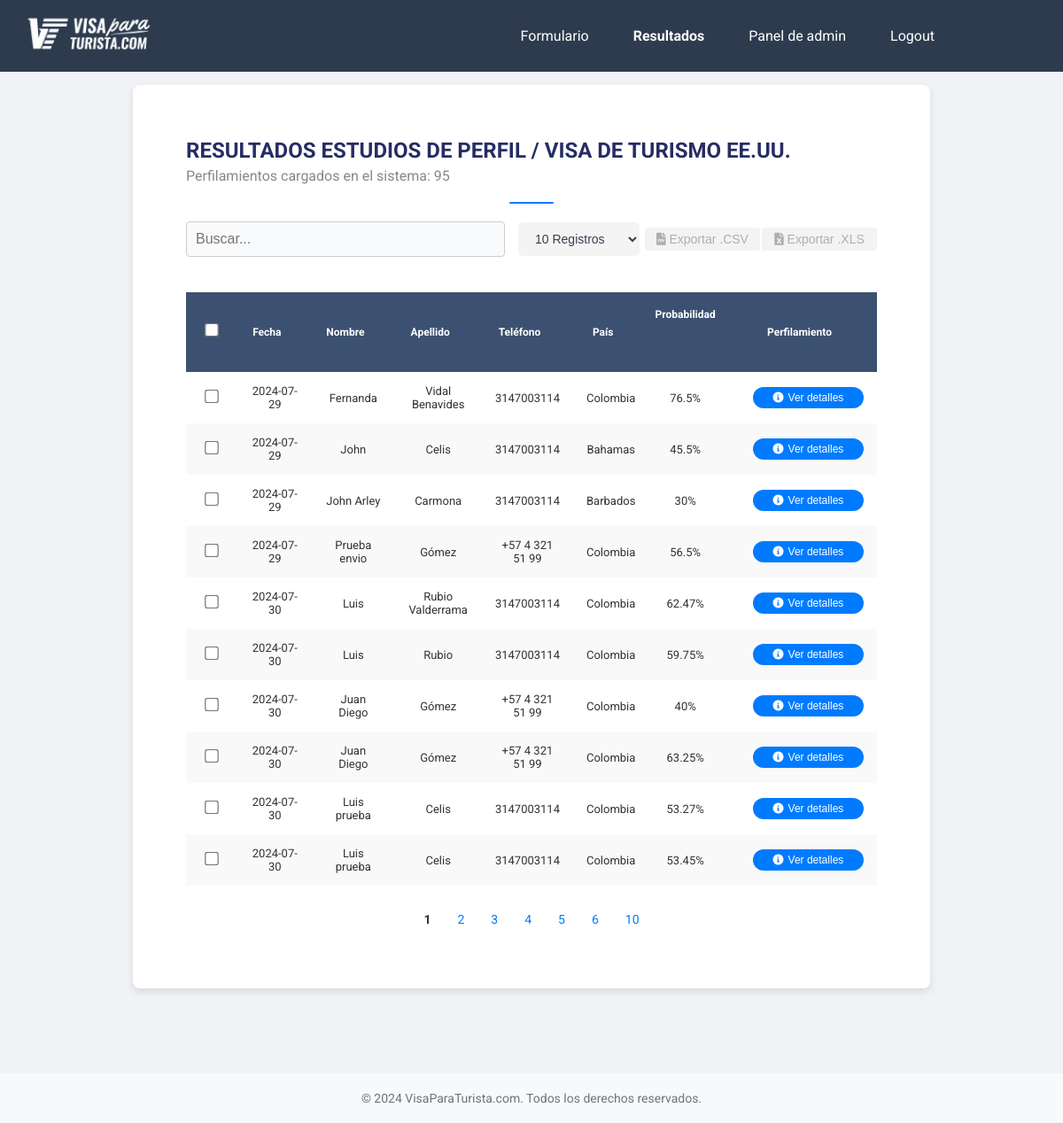
/results (signed in), run on the app's committed database.
### models.py (models this page shows)
class FormResult(db.Model):
  id = db.Column(db.Integer, primary_key=True)
  fecha = db.Column(db.String(50), nullable=False)
  nombre = db.Column(db.String(100), nullable=False)
  apellidos = db.Column(db.String(100), nullable=False)
  email = db.Column(db.String(100), nullable=False)
  telefono = db.Column(db.String(50), nullable=False)
  pais_residencia = db.Column(db.String(100), nullable=False)
  edad = db.Column(db.Integer, nullable=False)
  estado_civil = db.Column(db.String(50), nullable=False)
  hijos = db.Column(db.String(50), nullable=False)
  vivienda = db.Column(db.String(100), nullable=False)
  profesion = db.Column(db.String(100), nullable=False)
  nivel_educacion = db.Column(db.String(100), nullable=False)
  tiempo_empleo = db.Column(db.String(100), nullable=False)
  propietario = db.Column(db.String(50), nullable=False)
  ingresos = db.Column(db.Integer, nullable=False)
  impuestos = db.Column(db.String(50), nullable=False)
  propiedades = db.Column(db.String(100), nullable=False)
  viajes = db.Column(db.String(100), nullable=False)
  familiares_eeuu = db.Column(db.String(100), nullable=False)
  familiares_visa = db.Column(db.String(100), nullable=False)
  visa_negada = db.Column(db.String(100), nullable=False)
  antecedentes = db.Column(db.String(100), nullable=False)
  enfermedades = db.Column(db.String(100), nullable=False)
  visa_otra = db.Column(db.String(100), nullable=False)
  problemas_migratorios = db.Column(db.String(100), nullable=False)
  nacionalidad = db.Column(db.String(100), nullable=False)
  calificacion = db.Column(db.Integer, nullable=False)
  calificacion_pais_residencia_ChatGPT = db.Column(db.Text, nullable=True)
  calificacion_edad_ChatGPT = db.Column(db.Text, nullable=True)
  calificacion_estado_civil_ChatGPT = db.Column(db.Text, nullable=True)
  calificacion_hijos_ChatGPT = db.Column(db.Text, nullable=True)
  calificacion_vivienda_ChatGPT = db.Column(db.Text, nullable=True)
  calificacion_profesion_ChatGPT = db.Column(db.Text, nullable=True)
  calificacion_nivel_educacion_ChatGPT = db.Column(db.Text, nullable=True)
  calificacion_tiempo_empleo_ChatGPT = db.Column(db.Text, nullable=True)
  calificacion_propietario_ChatGPT = db.Column(db.Text, nullable=True)
  calificacion_ingresos_ChatGPT = db.Column(db.Text, nullable=True)
  calificacion_impuestos_ChatGPT = db.Column(db.Text, nullable=True)
  calificacion_propiedades_ChatGPT = db.Column(db.Text, nullable=True)
  calificacion_viajes_ChatGPT = db.Column(db.Text, nullable=True)
  calificacion_familiares_eeuu_ChatGPT = db.Column(db.Text, nullable=True)
  calificacion_familiares_visa_ChatGPT = db.Column(db.Text, nullable=True)
  calificacion_visa_negada_ChatGPT = db.Column(db.Text, nullable=True)
  calificacion_antecedentes_ChatGPT = db.Column(db.Text, nullable=True)
  calificacion_enfermedades_ChatGPT = db.Column(db.Text, nullable=True)
  calificacion_visa_otra_ChatGPT = db.Column(db.Text, nullable=True)
  calificacion_problemas_migratorios_ChatGPT = db.Column(db.Text, nullable=True)
  calificacion_nacionalidad_ChatGPT = db.Column(db.Text, nullable=True)
  calificacion_criterios_confidenciales_ChatGPT = db.Column(db.Text, nullable=True)
  probabilidad = db.Column(db.Integer, nullable=False)
  sugerencia_1_ChatGPT = db.Column(db.Text, nullable=True)
  sugerencia_2_ChatGPT = db.Column(db.Text, nullable=True)
  sugerencia_3_ChatGPT = db.Column(db.Text, nullable=True)
  calificacion_categoria_informacion_demografica_familiar_ChatGPT = db.Column(db.Text, nullable=True)
  calificacion_categoria_educacion_empleo_ChatGPT = db.Column(db.Text, nullable=True)
  calificacion_categoria_propiedades_activos_ChatGPT = db.Column(db.Text, nullable=True)
  calificacion_categoria_antecedentes_experiencia_viaje_ChatGPT = db.Column(db.Text, nullable=True)
  calificacion_categoria_criterios_confidenciales_ChatGPT = db.Column(db.Text, nullable=True)
  notas = db.Column(db.Text, nullable=True)
  pdf_path = db.Column(db.String(200), nullable=False)

### app.py (the view)
@admin_permission.require(http_exception=403)
@user_permission.require(http_exception=403)
@app.route('/results')
@login_required
def results():
    results = FormResult.query.all()
    return render_template('results.html', results=results)

### app.py (called while the page is built)
@login_manager.user_loader
def load_user(id):
    return User.query.get(int(id))

### templates/results.html (shortened to what this page needs)
<!DOCTYPE html>
<html lang="es">
  <head>
    <link
      rel="stylesheet"
      href="{{ url_for('static', filename='estilos.css') }}"
    />
    <link
      rel="stylesheet"
      href="https://cdnjs.cloudflare.com/ajax/libs/font-awesome/6.0.0-beta3/css/all.min.css"
    />
  </head>
  <body>
    {% include 'base.html' %}
    {% block content %}
    <div class="container">
      <div class="header">
        <h1>RESULTADOS ESTUDIOS DE PERFIL / VISA DE TURISMO EE.UU.</h1>
        <div class="results-info">
          Perfilamientos cargados en el sistema: {{ results|length }}
        </div>
        <div class="separator"></div>
      </div>
      <div class="actions">
        <input
          type="text"
          id="search-input"
          class="search-input"
          placeholder="Buscar..."
        />
        <select id="recordsPerPage" class="btn">
          <option value="10">10 Registros</option>
        </select>
        <button
          class="btn export-button xls disabled"
          onclick="exportTableToCSV('results.csv')"
          disabled
        >
          <i class="fas fa-file-csv"></i> Exportar .CSV
        </button>
        <button
          class="btn export-button xls disabled"
          onclick="exportTableToXLS('results.xls')"
          disabled
        >
          <i class="fas fa-file-excel"></i> Exportar .XLS
        </button>
      </div>
      <div class="table-container">
        <table id="results-table" class="fixed-table">
          <thead>
            <tr>
              <th class="col-checkbox">
                <input type="checkbox" id="select-all" />
              </th>
              <th class="col-fecha sortable" onclick="sortTable(1)">
                Fecha
              </th>
              <th class="col-nombre sortable" onclick="sortTable(2)">
                Nombre
              </th>
              <th class="col-apellido sortable" onclick="sortTable(3)">
                Apellido
              </th>
              <th class="col-telefono sortable" onclick="sortTable(4)">
                Teléfono
              </th>
              <th class="col-pais sortable" onclick="sortTable(5)">
                País
              </th>
              <th class="col-probabilidad sortable" onclick="sortTable(6)">
                Probabilidad
              </th>
              <th class="col-reporte">Perfilamiento</th>
            </tr>
          </thead>
          <tbody>
            {% for result in results %}
            <tr
              data-href="{{ url_for('detail', id=result.id) }}"
              class="clickable-row"
            >
              <td class="col-checkbox">
                <input type="checkbox" class="row-checkbox" />
              </td>
              <td class="col-fecha">{{ result.fecha }}</td>
              <td class="col-nombre">{{ result.nombre }}</td>
              <td class="col-apellido">{{ result.apellidos }}</td>
              <td class="col-telefono">{{ result.telefono }}</td>
              <td class="col-pais">{{ result.pais_residencia }}</td>
              <td class="col-probabilidad">{{ result.probabilidad }}%</td>
              <td class="col-reporte">
                <button
                  class="download-button rounded-icon"
                  onclick="window.location.href='{{ url_for('download', filename=result.pdf_path.split('/')[-1]) }}'"
                >
                  <i class="fa-solid fa-circle-info" style="color: #ffffff"></i>
                  Ver detalles
                </button>
              </td>
            </tr>
            {% endfor %}
          </tbody>
        </table>
      </div>
      <div class="pagination" id="pagination-container">
      </div>
    </div>
    <footer class="footer-simple">
      <div class="footer-content">
        &copy; 2024 VisaParaTurista.com. Todos los derechos reservados.
      </div>
    </footer>
    {% endblock %}
  </body>
</html>

### templates/base.html (shortened to what this page needs)
<!DOCTYPE html>
<html lang="es">
  <head>
    <link
      rel="stylesheet"
      href="{{ url_for('static', filename='estilos.css') }}"
    />
    <link
      rel="stylesheet"
      href="https://cdnjs.cloudflare.com/ajax/libs/font-awesome/5.15.4/css/all.min.css"
    />
  </head>
  <body>
    <nav class="navbar">
      <div class="topbar">
        <a href="/">
          <img
            src="../static/images/navbar.png"
            alt="Logo visa par turistas"
            class="logo-topbar"
          />
        </a>
        <div class="topbar-menu menu-adjustable">
          {% if current_user.is_authenticated %} {% if current_user.roles[0].id
          == 1 %}
          <a href="/" class="{% if request.path == '/' %}active{% endif %}"
            >Formulario</a
          >
          <a
            href="/results"
            class="{% if request.path == '/results' %}active{% endif %}"
            >Resultados</a
          >
          <a
            href="/admin-dashboard"
            class="{% if request.path == '/admin-dashboard' %}active{% endif %}"
            >Panel de admin</a
          >
          {% endif %} {% endif %} {% if current_user.is_authenticated %}
          <a
            href="{{ url_for('logout') }}"
            class="{% if request.path == url_for('logout') %}active{% endif %}"
            >Logout</a
          >
          {% else %}
          <a
            href="{{ url_for('login') }}"
            class="{% if request.path == url_for('login') %}active{% endif %}"
            >Login</a
          >
          {% endif %}
        </div>
      </div>
    </nav>
  </body>
</html>

### templates/results.html (style rules this page uses)
body { font-family: Arial, sans-serif; background-color: #f9f9f9; color: #333; margin: 0; padding: 0; }
.container { max-width: 1000px; margin: 100px auto 20px auto; background-color: #fff; padding: 20px; border-radius: 8px; box-shadow: 0 0 10px rgba(0, 0, 0, 0.1); }
.header { margin-bottom: 20px; }
.header h1 { font-size: 24px; margin: 0; text-transform: uppercase; text-align: left; }
.header .results-info { font-size: 16px; color: #888; text-align: left; margin-top: 5px; }
.separator { width: 100%; height: 2px; background-color: #ccc; margin: 20px 0; }
.actions { display: flex; align-items: center; margin-bottom: 20px; }
.actions .search-input { flex-grow: 1; padding: 10px; border: 1px solid #ccc; border-radius: 4px; margin-right: 2px; max-width: 60%; }
.actions select { background-color: #f4f4f4; width: auto; padding: 5px 10px; border: 1px solid #b0b0b0; border-radius: 4px; margin-right: 10px; max-width: 130px; }
.actions .export-button { background-color: #007bff; color: white; border: none; padding: 5px 10px; border-radius: 4px; cursor: pointer; font-size: 12px; margin-right: 10px; white-space: nowrap; transition: background-color 0.3s, box-shadow 0.3s; }
.actions .export-button.disabled { background-color: #f3f3f3; color: #afafaf; cursor: not-allowed; }
.actions .export-button.xls { background-color: #28a745; font-size: 12px; }
.actions .export-button.xls.disabled { background-color: #f3f3f3; color: #afafaf; cursor: not-allowed; }
table { width: 100%; border-collapse: collapse; margin-bottom: 20px; border: none; }
thead { background-color: #333; color: white; }
th, td { padding: 10px; border: none; text-align: center; vertical-align: middle; }
th input[type="checkbox"], td input[type="checkbox"] { margin: 0; }
tbody tr:nth-child(even) { background-color: #f9f9f9; }
.pagination { display: flex; justify-content: center; align-items: center; }
input[type="checkbox"] { transform: scale(1.2); margin-right: 10px; }
:root { --button-width: 115px; --button-margin: 5px 0; }
:root { --button-width: 125px; --button-margin-top-bottom: 5px; --button-margin-left: 20px; }
.download-button.rounded-icon { background-color: #007bff; color: white; border: none; padding: 6px 6px; border-radius: 12px; cursor: pointer; font-size: 12px; transition: background-color 0.3s, box-shadow 0.3s; display: flex; align-items: center; justify-content: center; width: var(--button-width); margin: var(--button-margin-top-bottom) 0 var(--button-margin-top-bottom) var(--button-margin-left); }
.download-button.rounded-icon i { margin-right: 7px; }
.table-container td { text-align: center; vertical-align: middle; }
th.sortable { cursor: pointer; }
th { text-align: center; }
.fixed-table th, .fixed-table td { --col-checkbox-width: 40px; --col-fecha-width: 90px; --col-nombre-width: 150px; --col-apellido-width: 150px; --col-email-width: 200px; --col-telefono-width: 150px; --col-pais-width: 100px; --col-probabilidad-width: 100px; --col-reporte-width: 150px; }
.fixed-table .col-checkbox { width: var(--col-checkbox-width); }
.fixed-table .col-nombre { width: var(--col-nombre-width); }
.fixed-table .col-apellido { width: var(--col-apellido-width); }
.fixed-table .col-telefono { width: var(--col-telefono-width); }
.fixed-table .col-pais { width: var(--col-pais-width); }
.fixed-table .col-probabilidad { width: var(--col-probabilidad-width); }
.fixed-table .col-reporte { width: var(--col-reporte-width); }
.footer-simple { background-color: #f0f0f0; color: #333; padding: 20px; text-align: center; width: 100%; }
.footer-simple .footer-content { max-width: 1000px; margin: 0 auto; font-size: 14px; }
.logo-topbar { width: 10rem; }

### data on the page
FormResult: fecha "2024-07-29", nombre "Fernanda", apellidos "Vidal Benavides", telefono "3147003114", pais_residencia "Colombia", probabilidad "76.5"
FormResult: fecha "2024-07-29", nombre "John", apellidos "Celis", telefono "3147003114", pais_residencia "Bahamas", probabilidad "45.5"
FormResult: fecha "2024-07-29", nombre "John Arley", apellidos "Carmona", telefono "3147003114", pais_residencia "Barbados", probabilidad "30"
FormResult: fecha "2024-07-29", nombre "Prueba envio", apellidos "Gómez", telefono "+57 4 321 51 99", pais_residencia "Colombia", probabilidad "56.5"
FormResult: fecha "2024-07-30", nombre "Luis", apellidos "Rubio Valderrama", telefono "3147003114", pais_residencia "Colombia", probabilidad "62.47"
FormResult: fecha "2024-07-30", nombre "Luis", apellidos "Rubio", telefono "3147003114", pais_residencia "Colombia", probabilidad "59.75"
FormResult: fecha "2024-07-30", nombre "Juan Diego", apellidos "Gómez", telefono "+57 4 321 51 99", pais_residencia "Colombia", probabilidad "40"
FormResult: fecha "2024-07-30", nombre "Juan Diego", apellidos "Gómez", telefono "+57 4 321 51 99", pais_residencia "Colombia", probabilidad "63.25"
FormResult: fecha "2024-07-30", nombre "Luis prueba", apellidos "Celis", telefono "3147003114", pais_residencia "Colombia", probabilidad "53.27"
FormResult: fecha "2024-07-30", nombre "Luis prueba", apellidos "Celis", telefono "3147003114", pais_residencia "Colombia", probabilidad "53.45"

### other printed values
{{ results|length }} "95"
